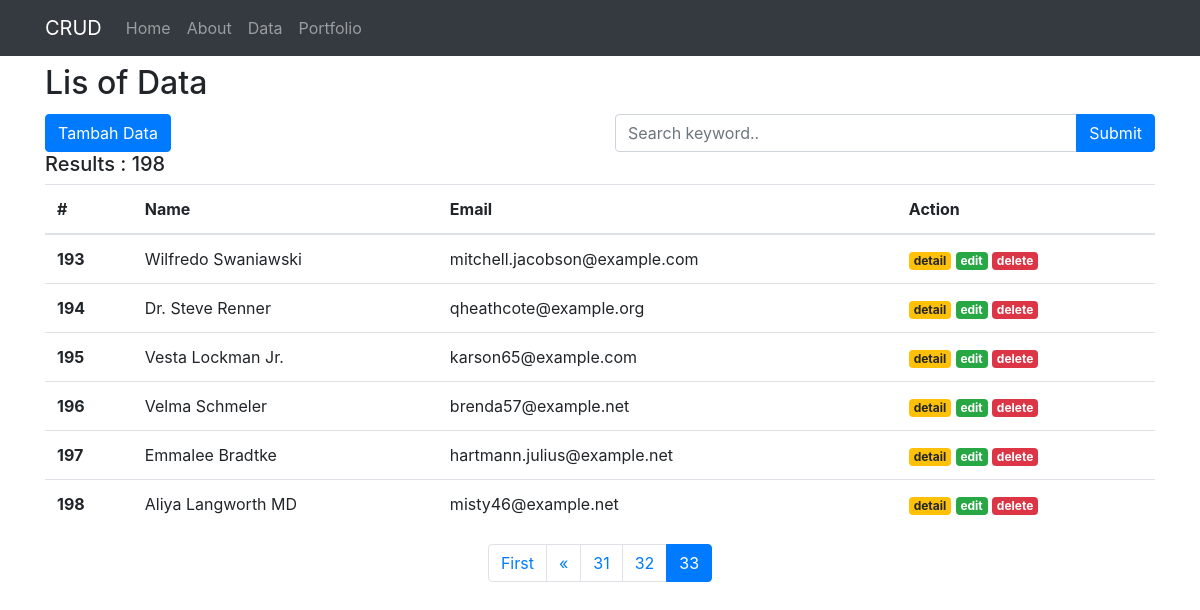
The app's page /data/index/192 with its own data.
### tables this page shows
CREATE TABLE `peoples` (
  `id` int(9) UNSIGNED NOT NULL,
  `name` varchar(100) NOT NULL,
  `address` varchar(255) NOT NULL,
  `email` varchar(100) NOT NULL
);

### application/controllers/Data.php (called while the page is built, shortened)
<?php
class Data extends CI_Controller
{
    public function __construct()
    {
        $this->load->model('Data_model');
        $this->load->library('form_validation');
    }
    public function index()
    {
        $data['title'] = 'Data Page';
        $this->load->library('pagination');
        if ($this->input->post('submit')) {
            $data['keyword'] = $this->input->post('keyword');
            $this->session->set_userdata('keyword', $data['keyword']);
        } else {
            $data['keyword'] = $this->session->userdata('keyword');
        }
        $this->db->like('name', $data['keyword']);
        $this->db->or_like('email', $data['keyword']);
        $this->db->from('peoples');
        $config['total_rows'] = $this->db->count_all_results();
        $data['total_rows'] = $config['total_rows'];
        $config['per_page'] = 6;
        $data['start'] = $this->uri->segment(3);
        $data['peoples'] = $this->Data_model->getData($config['per_page'], $data['start'], $data['keyword']);
        $this->load->view('templates/header', $data);
        $this->load->view('data/index', $data);
        $this->load->view('templates/footer');
    }
}

### index.php (called while the page is built, shortened)
<?php
require_once BASEPATH.'core/CodeIgniter.php';

### application/config/config.php (called while the page is built, shortened)
<?php
$config['base_url'] = 'http://localhost/crud/';
$config['index_page'] = '';
$config['uri_protocol']	= 'REQUEST_URI';
$config['url_suffix'] = '';
$config['language']	= 'english';
$config['charset'] = 'UTF-8';
$config['enable_hooks'] = FALSE;
$config['subclass_prefix'] = 'MY_';
$config['composer_autoload'] = FALSE;
$config['permitted_uri_chars'] = 'a-z 0-9~%.:_\-';
$config['enable_query_strings'] = FALSE;
$config['controller_trigger'] = 'c';
$config['function_trigger'] = 'm';
$config['directory_trigger'] = 'd';
$config['allow_get_array'] = TRUE;
$config['log_threshold'] = 0;
$config['log_path'] = '';
$config['log_file_extension'] = '';
$config['log_file_permissions'] = 0644;
$config['log_date_format'] = 'Y-m-d H:i:s';
$config['error_views_path'] = '';
$config['cache_path'] = '';
$config['cache_query_string'] = FALSE;
$config['encryption_key'] = '';
$config['sess_driver'] = 'files';
$config['sess_cookie_name'] = 'ci_session';
$config['sess_expiration'] = 7200;
$config['sess_save_path'] = NULL;
$config['sess_match_ip'] = FALSE;
$config['sess_time_to_update'] = 300;
$config['sess_regenerate_destroy'] = FALSE;
$config['cookie_prefix']	= '';
$config['cookie_domain']	= '';
$config['cookie_path']		= '/';
$config['cookie_secure']	= FALSE;
$config['cookie_httponly'] 	= FALSE;
$config['standardize_newlines'] = FALSE;
$config['global_xss_filtering'] = FALSE;
$config['csrf_protection'] = FALSE;
$config['csrf_token_name'] = 'csrf_test_name';
$config['csrf_cookie_name'] = 'csrf_cookie_name';
$config['csrf_expire'] = 7200;
$config['csrf_regenerate'] = TRUE;
$config['csrf_exclude_uris'] = array();
$config['compress_output'] = FALSE;
$config['time_reference'] = 'local';
$config['rewrite_short_tags'] = FALSE;
$config['proxy_ips'] = '';

### application/models/Data_model.php (called while the page is built, shortened)
<?php
class Data_model extends CI_model
{
    public function getData($limit, $start, $keyword = null)
    {
        $this->db->order_by('id', 'DESC');
        return $this->db->get('peoples', $limit, $start)->result_array();
    }
}

### application/views/data/index.php (the view, shortened to what this page needs)
<div class="container pt-3 pb-3 justify-content-center">
    <h2>Lis of Data</h2>
    <div class="row mt-1">
        <div class="col-md-6">
            <a href="<?= base_url('data/tambah') ?>" class="btn btn-primary">Tambah Data</a>
        </div>
        <div class="col-md-6">
            <form action="<?= base_url('data'); ?>" method="post">
                <div class="input-group">
                    <input type="text" class="form-control" placeholder="Search keyword.." name="keyword" autocomplete="off" autofocus>
                    <div class="input-group-append">
                        <input class="btn btn-primary" type="submit" name="submit">
                    </div>
                </div>
            </form>
        </div>
    </div>
    <div class="row">
        <div class="col-lg">
            <h5>Results : <?= $total_rows; ?></h5>
            <table class="table table-hover">
                <thead>
                    <tr>
                        <th scope="col">#</th>
                        <th scope="col">Name</th>
                        <th scope="col">Email</th>
                        <th scope="col">Action</th>
                    </tr>
                </thead>
                <tbody>
                    <?php $i = 1; foreach($peoples as $peoples) : ?>
                        <tr>
                            <th scope="row"><?= ++$start; ?></th>
                            <td><?= $peoples['name']; ?></td>
                            <td><?= $peoples['email']; ?></td>
                            <td>
                                <a class="badge badge-warning" href="<?= base_url('data/detail/'); ?><?= $peoples['id']; ?>">detail</a>
                                <a class="badge badge-success" href="<?= base_url('data/ubah/'); ?><?= $peoples['id']; ?>">edit</a>
                                <a class="badge badge-danger" href="<?= base_url('data/hapus/'); ?><?= $peoples['id']; ?>" onclick="return confirm('yakin?');">delete</a>
                            </td>
                        </tr>
                    <?php endforeach; ?>
                </tbody>
            </table>
            <?= $this->pagination->create_links(); ?>
        </div>
    </div>
</div>

### records on screen
peoples: name "Wilfredo Swaniawski", email "mitchell.jacobson@example.com"
peoples: name "Dr. Steve Renner", email "qheathcote@example.org"
peoples: name "Vesta Lockman Jr.", email "karson65@example.com"
peoples: name "Velma Schmeler", email "brenda57@example.net"
peoples: name "Emmalee Bradtke", email "hartmann.julius@example.net"
peoples: name "Aliya Langworth MD", email "misty46@example.net"

### other values on screen
$total_rows "198"
$this->pagination->create_links() "First « 31 32 33"
